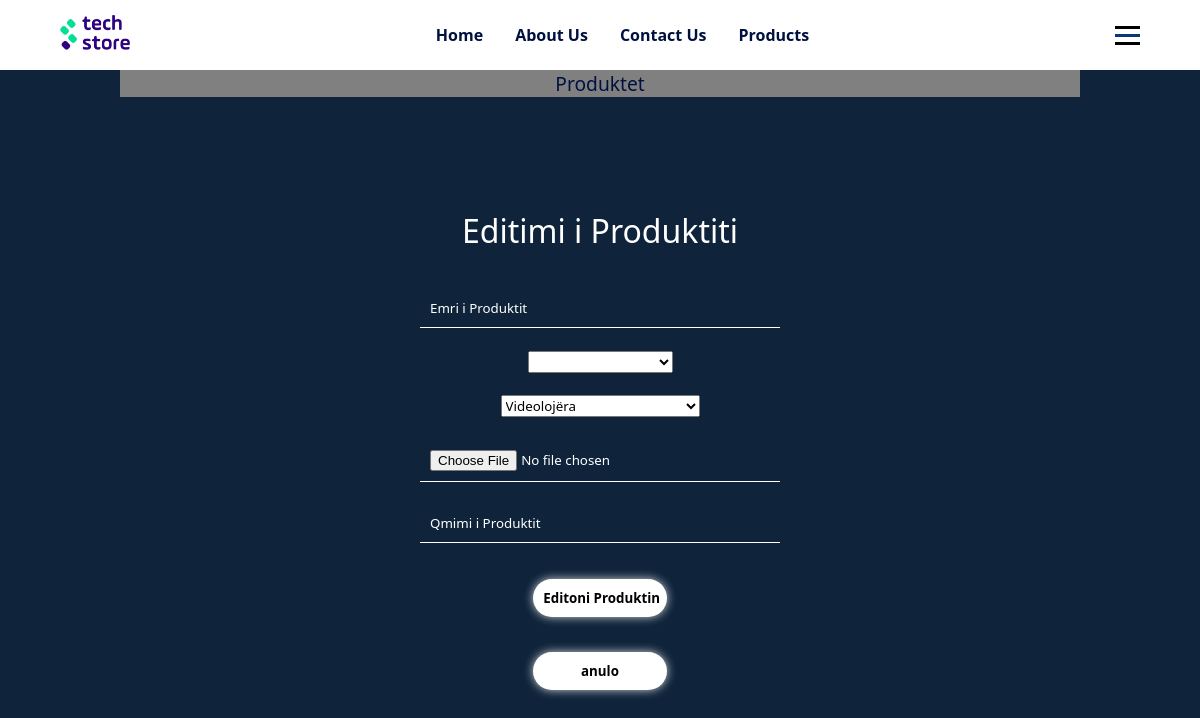
/php/admin/editoProduktin.php (signed in), run on an earlier commit of the app's database.
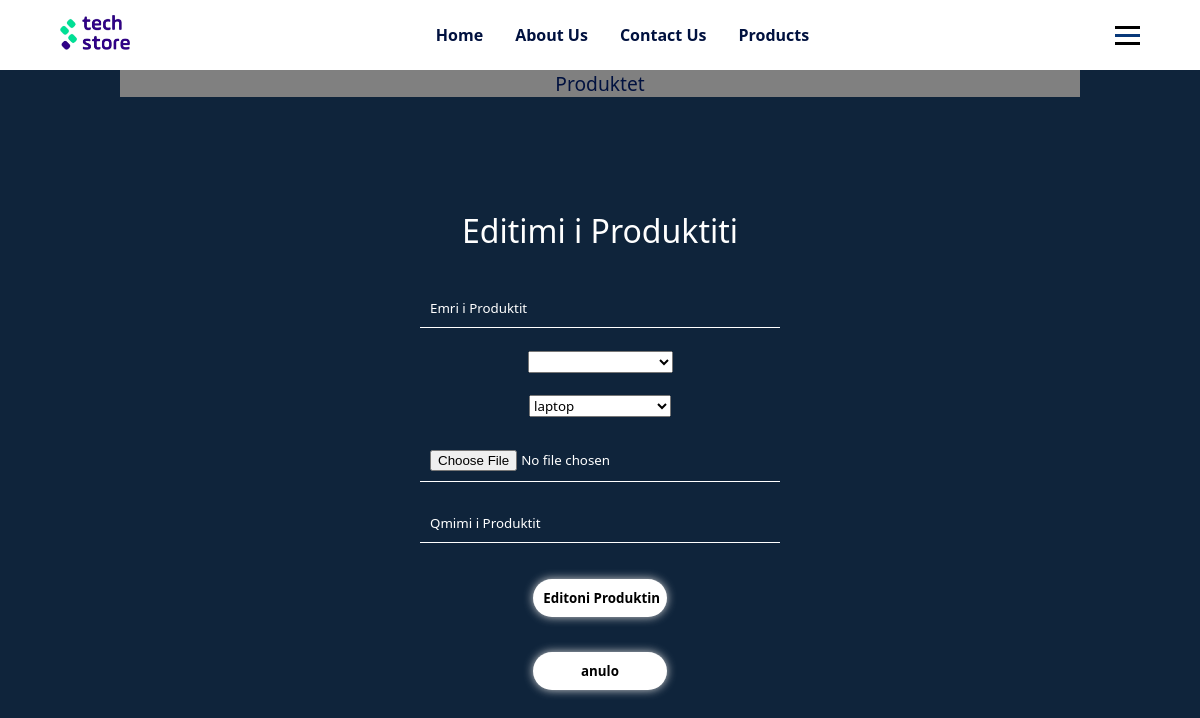
And on a later commit of the database.
### tables this page shows
CREATE TABLE `kategoriaproduktit` (
  `kategoriaID` int(11) NOT NULL,
  `emriKategoris` varchar(255) NOT NULL,
  `pershkrimiKategoris` varchar(255) DEFAULT NULL
);

### php/db/dbcon.php (called while the page is built)
<?php
class dbCon{
    private $conn = '';
    private $hostiIDB = 'localhost';
    private $emriDB = 'techstoredb';
    private $dbUsername = 'root';
    private $dbPass = '';
    public function connDB(){
        try{
            $this->conn = new PDO("mysql:host=$this->hostiIDB;dbname=$this->emriDB",$this->dbUsername,$this->dbPass,
                                    [PDO::ATTR_DEFAULT_FETCH_MODE => PDO::FETCH_ASSOC]);
        } catch (PDOException $pdoe) {
            die("Nuk mund të lidhej me bazën e të dhënave {$this->emriDB} :" . $pdoe->getMessage());
        }
        return $this->conn;
    }
}
?>

### php/CRUD/produktiCRUD.php (called while the page is built, shortened)
<?php
require_once('../db/dbcon.php');
class produktiCRUD extends dbCon{
    private $produktiID;
    private $dbConn;
    public function __construct($produktiID = '', $emriProduktit = '', $emriKompanis = '', $kategoriaProduktit = '', $fotoProduktit = '', $emriStafit = '', $dataKrijimit = '', $qmimiProduktit = '')
    {
        $this->produktiID = $produktiID;
        $this->dbConn  = $this->connDB();
    }
    public function setProduktiID($produktiID)
    {
        $this->produktiID = $produktiID;
    }
    public function shfaqProduktinSipasID(){
        try{
            $sql = "SELECT * FROM produkti WHERE produktiID = ?";
            $stm = $this->dbConn->prepare($sql);
            $stm->execute([$this->produktiID]);
            return $stm->fetch();
        }catch(Exception $e){
            return $e->getMessage();
        }
    }
}
?>

### php/CRUD/kategoriaCRUD.php (called while the page is built, shortened)
<?php
require_once('../db/dbcon.php');
class kategoriaCRUD extends dbCon{
    private $dbConn;
    public function __construct($kategoriaID = '',$emriKategoris = '', $pershkrimiKategoris = '')
    {
        $this->dbConn = $this->connDB();
    }
    public function shfaqKategorin(){
        try{
            $sql = "SELECT * FROM kategoriaproduktit";
            $stm = $this->dbConn->prepare($sql);
            $stm->execute();
            return $stm->fetchAll();
        }catch(Exception $e){
            return $e->getMessage();
        }
    }
}
?>

### php/admin/editoProduktin.php (the view, shortened to what this page needs)
<?php
require_once('../CRUD/produktiCRUD.php');
require_once('../CRUD/kategoriaCRUD.php');
$kategoria = new kategoriaCRUD();
$produktiCRUD = new produktiCRUD();
$produktiCRUD->setProduktiID($_GET['produktID']);
$produkti = $produktiCRUD->shfaqProduktinSipasID();
?>
<!DOCTYPE html>
<html lang="en">
  <head>
    <link rel="stylesheet" href="../../css/forms.css" />
    <link rel="stylesheet" href="../../css/mesazhetStyle.css" />
  </head>
  <body>
    <?php
        include '../design/headerAdmin.php';
    echo '<div class="containerDashboard">';
        include '../design/adminNav.php';
    echo '</div>';
    ?>
    <div class="forms">
        <form name="shtoProduktin" onsubmit="return validimiShtimiProduktit();" action='' method="POST" enctype="multipart/form-data">
        <h1 class="form-title">Editimi i Produktiti</h1>
        <input class="form-input" name="pdName" type="text" placeholder="Emri i Produktit" value='<?php echo $produkti['emriProduktit']?>' required>
        <?php
          echo '<select name="kompania">
              <option hidden value="te tjera">Zgjedhni Kompanin</option>
          ';
          echo '<option selected hidden value="' . $produkti['emriKompanis'] . '">' . $produkti['emriKompanis'] . '</option> </select>';
        ?>
        <?php
          $kategorit = $kategoria->shfaqKategorin();
          echo '<select name="kategoria">
              <option value="te tjera">Zgjedhni Kategorin</option>
          ';
          foreach($kategorit as $kategoria){
              echo '<option value="' . $kategoria['emriKategoris'] . '">' . $kategoria['emriKategoris'] . '</option>';
          }
          echo '<option selected hidden value="' . $kategoria['emriKategoris'] . '">' . $kategoria['emriKategoris'] . '</option> </select>';
        ?>
        <input class="form-input" name="pdPhoto" accept="image/*" type="file" placeholder="Foto Produktit">
        <input class="form-input" name="cmimiPd" type="text" placeholder="Qmimi i Produktit" value='<?php echo $produkti['qmimiProduktit']?>' required>
        <input class="button" type="submit" value="Editoni Produktin" name='editoProd'>
        <input class="button" type="submit" value="anulo" name='editoProd'>
      </form>
    </div>
  </body>
</html>

What changed in the data, as far as the page shows it:
removed kategoriaproduktit: kategoria "Videolojëra"
now on this page (row edited): kategoriaproduktit: kategoria "laptop"
